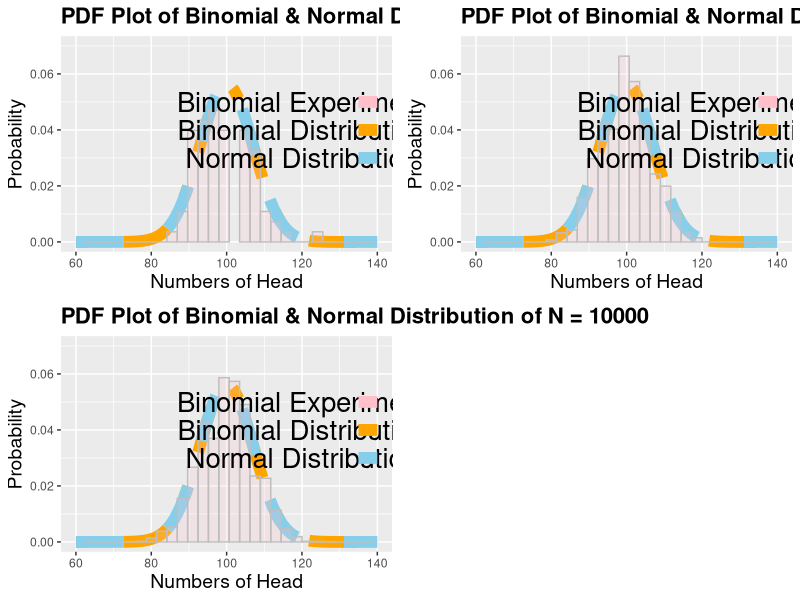
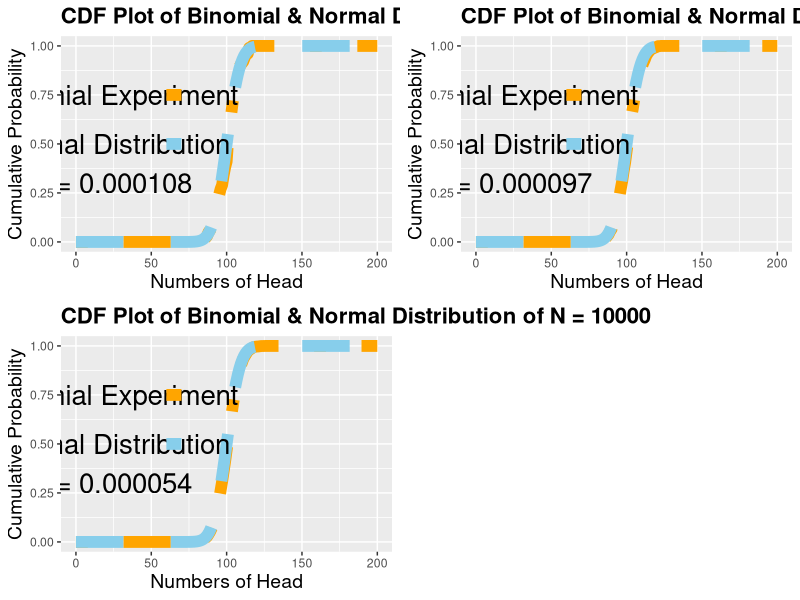
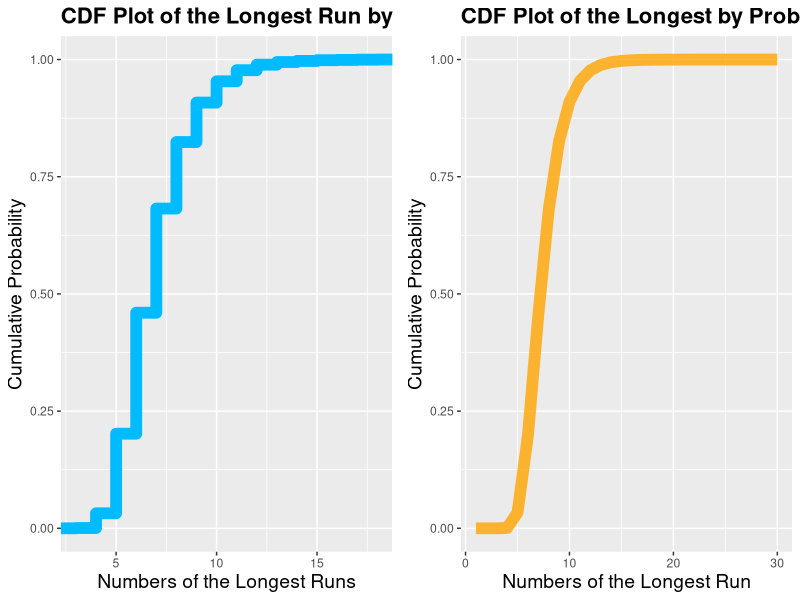
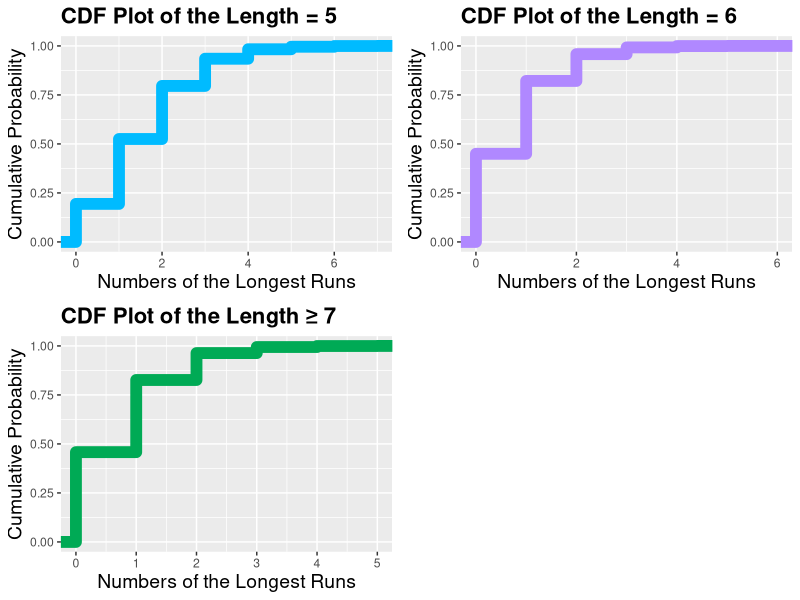
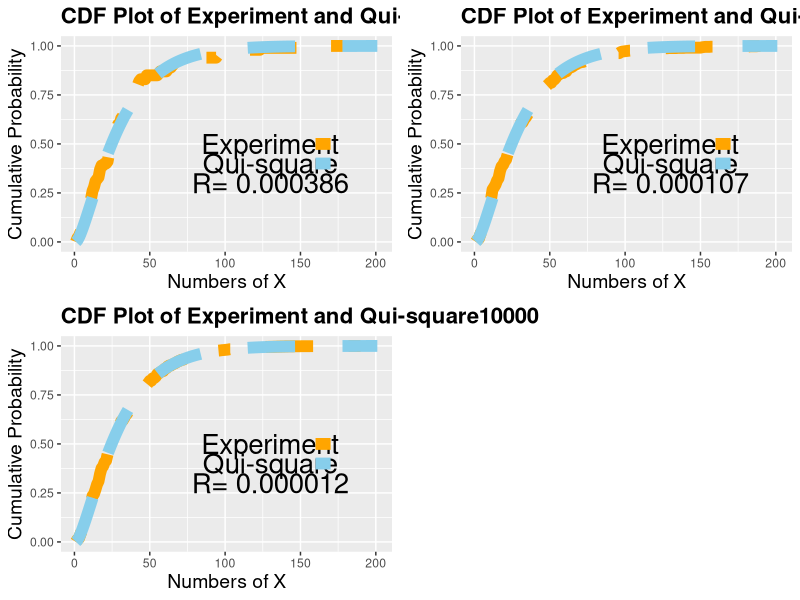

Recreate these plots in R, in order. (Note: this script raises an error after producing the figures.)
## ---- chunk 1
knitr::opts_chunk$set(echo = TRUE)
library(ggpubr)
library(ggplot2)
library(kableExtra)
## ---- chunk 2
normal <-seq(0,200,1)

f1 <- function(n){
  z <- 0
  for (i in 1:n){
    x <- sample(c(0,1), replace=TRUE, size=200)
    y <- sum(x)
    z[i] <- y
  }
  df <- as.data.frame(z, stringsAsFactors=FALSE)
  a <- 0:200
  b <- dbinom(a, size = 200, prob = 0.5)
  c <- data.frame(bx=a,by=b)
  ggplot(df,aes(x=z)) +
    geom_line(data=c, aes(x=bx, y=by), col = 'orange', size=4,linetype = 4) +  
    stat_function(fun = dnorm, n = 200, args = list(mean = 100, sqrt(50)), col = 'skyblue', size=4, linetype = 2) +
    geom_histogram(aes(y = stat(density)),alpha = 0.2, fill = 'pink', col = 'grey') +
    ggtitle(paste('PDF Plot of Binomial & Normal Distribution of N = ', n,
                  sep='')) +
    xlab("Numbers of Head") + ylab("Probability") + 
    theme(
      plot.title = element_text(size=16, face="bold"),
      axis.title.x = element_text(size=14),
      axis.title.y = element_text(size=14)
    ) + 
    xlim(60,140) +
    ylim(0,0.07) + 
    annotate("text", x = 120, y = 0.05, 
             label = paste("Binomial Experiment"), size = 7) +
    annotate("segment", x = 135, xend = 140, y = 0.05, yend = 0.05,
             colour = "pink", size = 4) +
    annotate("text", x = 120, y = 0.04, 
             label = paste("Binomial Distribution"), size = 7) +
    annotate("segment", x = 135, xend = 140, y = 0.04, yend = 0.04,
             colour = "orange", size = 4) +
    annotate("text", x = 120, y = 0.03, 
             label = paste("Normal Distribution"), size = 7) +
    annotate("segment", x = 135, xend = 140, y = 0.03, yend = 0.03,
             colour = "skyblue", size = 4)
}

ggarrange(f1(100),f1(1000),f1(10000),ncol=2,nrow=2)

## ---- chunk 3
options("scipen"=100, "digits"=4)

R<-function(x,y){
  z<-0
  z<-sum((x-y)^2)/length(x)
  return(z)
}#构造求R的函数

f1c<-function(n){
  x<-seq(0,200,1)#取值范围为【0，200】
  data<-matrix(0,nrow=n,ncol=200)
  x1<-rep(0,n)
  for(i in 1:n){
    data[i,]<-sample(c(0,1),size=200,replace=T)
    x1[i]<-sum(data[i,])
  }
  x1<-sort(x1)
  y<-rep(0,length(x))
  for(j in 1:length(x)){
    for(i in 1:n){
      if(x[j]<=x1[i]){y[j]<-((i-1)/n)
      break}
      if(x[j]>x1[n]){y[j]<-(1)
      break}
    }
  }
  df <- data.frame(aesx=c(0:200),aesy=y)
  test <-   R(y,pnorm(x,mean=100,sd=sqrt(50)))#求R
  ggplot(df,aes(x=aesx,y=aesy)) +
    geom_line(col = 'orange',size = 4, linetype=4) + 
    stat_function(fun = pnorm, n = 200, args = list(mean = 100, sqrt(50)), col = 'skyblue', size=4, linetype=2) + 
    ggtitle(paste('CDF Plot of Binomial & Normal Distribution of N = ', n,
                  sep='')) +
    xlab("Numbers of Head") + ylab("Cumulative Probability") + 
    theme(
      plot.title = element_text(size=16, face="bold"),
      axis.title.x = element_text(size=14),
      axis.title.y = element_text(size=14)
    ) + 
    annotate("text", x = 25, y = 0.3, 
             label = paste('R= ',round(test,6),sep=''), size = 7) +
    annotate("text", x = 25, y = 0.75, 
             label = paste("Binomial Experiment"), size = 7) +
    annotate("segment", x = 60, xend = 70, y = 0.75, yend = 0.75,
             colour = "orange", size = 4) +
    annotate("text", x = 25, y = 0.5, 
             label = paste("Normal Distribution"), size = 7) +
    annotate("segment", x = 60, xend = 70, y = 0.5, yend = 0.5,
             colour = "skyblue", size = 4)
}

ggarrange(f1c(100),f1c(1000),f1c(10000),ncol=2,nrow=2)
## ---- chunk 4

sim <- 10000
data<-matrix(0, nrow=sim, ncol=200)
for (i in 1:sim){
  for (j in 1:200){
    data[i, j] = sample(c(0,1),replace = TRUE, size = 1)
  }
}
f<-function(x){
  max<-0
  temp<-0
  for(i in 1:length(x)){
    if(x[i]==0){temp=0}
    if(x[i]==1){temp<-temp+1}
    if(max<=temp){max=temp}
  }
  return(max)
}

t <- numeric(sim)
for (i in 1:sim){
  t[i] <- f(data[i,])
}

df <- as.data.frame(t)

p1 <- ggplot(df, aes(t, colour = 'Blue')) + 
  scale_color_manual(values=c('#00BBFF')) +
  stat_ecdf(geom = "step",size = 4) + 
  ggtitle('CDF Plot of the Longest Run by Experiment') +
  xlab("Numbers of the Longest Runs") + ylab("Cumulative Probability") +
  theme(legend.position="none") + 
  theme(
    plot.title = element_text(size=16, face="bold"),
    axis.title.x = element_text(size=14),
    axis.title.y = element_text(size=14)
  )

data <- matrix(0, nrow = 201, ncol = 200)
for (x in 1:201){
  data[x,1] = 0
  for (n in 1:200){
    if (n <= (x-1))
      data[x,n] <- (2^n)
    else
      data[x,n]<-sum(data[(x),(n-x):(n-1)])
  }
}
t2 <- data[,200]/(2^200)

df <- data.frame(aesx=c(1:30),aesy=t2[1:30])
p2 <- ggplot(df,aes(x=aesx,y=aesy)) +
  geom_line(col = 'orange',size = 4, alpha = 0.8) + 
  ggtitle('CDF Plot of the Longest by Probability') +
  xlab("Numbers of the Longest Run") + ylab("Cumulative Probability") + 
  theme(
    plot.title = element_text(size=16, face="bold"),
    axis.title.x = element_text(size=14),
    axis.title.y = element_text(size=14)
  )

ggarrange(p1,p2, ncol = 2)
## ---- chunk 5
sim <- 10000
data<-matrix(0, nrow=sim, ncol=200)
for (i in 1:sim){
  for (j in 1:200){
    data[i, j] = sample(c(0,1),replace = TRUE, size = 1)
  }
}
f<-function(x){
  max<-0
  temp<-0
  for(i in 1:length(x)){
    if(x[i]==0){temp=0}
    if(x[i]==1){temp<-temp+1}
    if(max<=temp){max=temp}
  }
  return(max)
}
t <- numeric(sim)
for (i in 1:sim){
  t[i] <- f(data[i,])
}

ff<-function(x){
  leter<-c(0,0,0)
  temp<-0
  for(i in 1:length(x)){
    if(x[i]==0){temp=0}
    if(x[i]==1){temp<-temp+1}
    if(temp==5){leter[1]<-leter[1]+1}
    if(temp==6){leter[2]<-leter[2]+1}
    if(temp==7){leter[3]<-leter[3]+1}
  }
  leter[1]<-leter[1]-leter[2]
  leter[2]<-leter[2]-leter[3]
  return(leter)
}

count5<-c()
count6<-c()
count7<-c()

for(i in 1:sim){
  count5[i]<-ff(data[i,])[1]
  count6[i]<-ff(data[i,])[2]
  count7[i]<-ff(data[i,])[3]
}

count5<-sort(count5)
count6<-sort(count6)
count7<-sort(count7)

p1 <- ggplot(as.data.frame(count5), aes(count5, colour = 'Blue')) + 
  scale_color_manual(values=c('#00BBFF')) +
  stat_ecdf(geom = "step", size=4) + 
  ggtitle('CDF Plot of the Length = 5') +
  xlab("Numbers of the Longest Runs") + ylab("Cumulative Probability") +
  theme(legend.position="none") + 
  theme(
    plot.title = element_text(size=16, face="bold"),
    axis.title.x = element_text(size=14),
    axis.title.y = element_text(size=14)
  )

p2 <- ggplot(as.data.frame(count6), aes(count6, colour = 'Purple')) + 
  scale_color_manual(values=c('#B088FF')) +
  stat_ecdf(geom = "step", size=4) + 
  ggtitle('CDF Plot of the Length = 6') +
  xlab("Numbers of the Longest Runs") + ylab("Cumulative Probability") +
  theme(legend.position="none") + 
  theme(
    plot.title = element_text(size=16, face="bold"),
    axis.title.x = element_text(size=14),
    axis.title.y = element_text(size=14)
  )

p3 <- ggplot(as.data.frame(count7), aes(count7, colour = 'Green')) + 
  scale_color_manual(values=c('#00AA55')) +
  stat_ecdf(geom = "step", size=4) + 
  ggtitle('CDF Plot of the Length ≥ 7') +
  xlab("Numbers of the Longest Runs") + ylab("Cumulative Probability") +
  theme(legend.position="none") + 
  theme(
    plot.title = element_text(size=16, face="bold"),
    axis.title.x = element_text(size=14),
    axis.title.y = element_text(size=14)
  )

ggarrange(p1,p2,p3,ncol=2,nrow=2)
## ---- chunk 6
options("scipen"=100, "digits"=4)

R<-function(x,y){
  z<-0
  z<-sum((x-y)^2)/length(x)
  return(z)
}#构造求R的函数

f4<-function(n){
  data<-matrix(0,nrow=n,ncol=200)
  n0<-rep(0,n)
  n1<-rep(0,n)
  n2<-rep(0,n)
  n3<-rep(0,n)
  X<-rep(0,n)
  for(i in 1:n){
    data[i,]<-sample(c(0,1),size=200,replace=T)
    for(j in 1:100){
      if(data[i,2*j-1]==0 && data[i,2*j]==0){
        n0[i]=n0[i]+1
      }
      else if(data[i,2*j-1]==0 && data[i,2*j]==1){
        n1[i]=n1[i]+1
      }
      else if(data[i,2*j-1]==1 && data[i,2*j]==0){
        n2[i]=n2[i]+1
      }
      else if(data[i,2*j-1]==1 && data[i,2*j]==1){
        n3[i]=n3[i]+1
      }
      X[i]=sum((n0[i]-25)^2/25,(n1[i]-25)^2/25,(n2[i]-25)^2/25,(n3[i]-25)^2/25)}
  }
  X<-sort(X)
  x<-seq(0,20,0.1)
  y<-rep(0,length(x))
  for(j in 1:length(x)){
    for(i in 1:n){
      if(x[j]<=X[i]){y[j]<-((i-1)/n)
      break}
      if(x[j]>X[n]){y[j]<-(1)
      break}
    }
  }
  df <- data.frame(col1=c(1:201),col2=y, col3 = pchisq(x,3))
  test <-   R(y,pchisq(x,3))
  ggplot(df) +
    geom_line(aes(col1,col2),col = 'orange',size = 4, linetype=4) + 
    geom_line(aes(col1,col3),col = 'skyblue',size = 4, linetype=2) + 
    ggtitle(paste('CDF Plot of Experiment and Qui-square', n,
                  sep='')) +
    xlab("Numbers of X") + ylab("Cumulative Probability") + 
    theme(
      plot.title = element_text(size=16, face="bold"),
      axis.title.x = element_text(size=14),
      axis.title.y = element_text(size=14)
    )  + 
    annotate("text", x = 130, y = 0.3, 
             label = paste('R= ',round(test,6),sep=''), size = 7) +
    annotate("text", x = 130, y = 0.5, 
             label = paste("Experiment"), size = 7) +
    annotate("segment", x = 160, xend = 170, y = 0.5, yend = 0.5,
             colour = "orange", size = 4) +
    annotate("text", x = 130, y = 0.4, 
             label = paste("Qui-square"), size = 7) +
    annotate("segment", x = 160, xend = 170, y = 0.4, yend = 0.4,
             colour = "skyblue", size = 4)
}


ggarrange(f4(100),f4(1000),f4(10000), ncol = 2, nrow = 2)
## ---- chunk 7
sim <- 100000
f5 <- function(n,col){
data <- matrix(0, nrow = sim, ncol = 100)
for (i in 1:sim){
  x <-sort(rnorm(100, 0, 1), decreasing = T)
  for (j in 1:100){
    data[i, j]<-x[j]
  }
}
df <- as.data.frame(data)
ggplot(df, aes(data[,n], colour = 'Blue')) + 
  scale_color_manual(values=col) +
  stat_ecdf(geom = "step", size=4) + 
  ggtitle(paste('CDF Plot of ', n,'th X',
                sep='')) +
  xlab("Numbers of the Longest Runs") + ylab("Cumulative Probability") +
  theme(legend.position="none") + 
  theme(
    plot.title = element_text(size=14, face="bold"),
    axis.title.x = element_text(size=12),
    axis.title.y = element_text(size=12)
  )
}

ggarrange(f5(1,'#00BBFF'),f5(2,'#B088FF'),f5(3,'#EE7700'),f5(10,'#00AAAA'),
          f5(20,'#FF88C2'),f5(50,'#227700'),f5(80,'#C63300'),f5(98,'#FFB3FF'),
          f5(99,'#FFCC22'),f5(100,'#880000'),ncol=3,nrow=4)
## ---- chunk 8
options("scipen"=100, "digits"=4)
data <- matrix(0, nrow = sim, ncol = 100)
for (i in 1:sim){
  x <-sort(rnorm(100, 0, 1), decreasing = T)
  for (j in 1:100){
    data[i, j]<-x[j]
  }
}
table <- data.frame(OrderStatistic=c('X1','X2','X3','X10','X20','X50','X80','X98','X99','X100'),
                    Expectation=c(mean(data[,1]),mean(data[,2]),mean(data[,3]),mean(data[,10]),
                                  mean(data[,20]),mean(data[,50]),mean(data[,80]),mean(data[,98]),
                                  mean(data[,99]),mean(data[,100])),
                    Variation=c(var(data[,1]),var(data[,2]),var(data[,3]),var(data[,10]),
                                var(data[,20]),var(data[,50]),var(data[,80]),var(data[,98]),
                                var(data[,99]),var(data[,100])))
kbl(table) %>%
  kable_styling(bootstrap_options = c("striped", "hover"), full_width = F)
